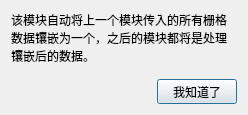
<?xml version="1.0" encoding="UTF-8"?>
<ui version="4.0">
 <class>ipfModelerMosaicDialog</class>
 <widget class="QDialog" name="ipfModelerMosaicDialog">
  <property name="geometry">
   <rect>
    <x>0</x>
    <y>0</y>
    <width>248</width>
    <height>115</height>
   </rect>
  </property>
  <property name="windowTitle">
   <string>镶嵌</string>
  </property>
  <layout class="QVBoxLayout" name="verticalLayout">
   <item>
    <widget class="QLabel" name="label">
     <property name="text">
      <string>该模块自动将上一个模块传入的所有栅格数据镶嵌为一个，之后的模块都将是处理镶嵌后的数据。</string>
     </property>
     <property name="wordWrap">
      <bool>true</bool>
     </property>
    </widget>
   </item>
   <item>
    <spacer name="verticalSpacer">
     <property name="orientation">
      <enum>Qt::Vertical</enum>
     </property>
     <property name="sizeHint" stdset="0">
      <size>
       <width>20</width>
       <height>15</height>
      </size>
     </property>
    </spacer>
   </item>
   <item>
    <layout class="QHBoxLayout" name="horizontalLayout">
     <item>
      <spacer name="horizontalSpacer">
       <property name="orientation">
        <enum>Qt::Horizontal</enum>
       </property>
       <property name="sizeHint" stdset="0">
        <size>
         <width>40</width>
         <height>20</height>
        </size>
       </property>
      </spacer>
     </item>
     <item>
      <widget class="QPushButton" name="pushButton">
       <property name="minimumSize">
        <size>
         <width>75</width>
         <height>25</height>
        </size>
       </property>
       <property name="text">
        <string>我知道了</string>
       </property>
      </widget>
     </item>
    </layout>
   </item>
  </layout>
 </widget>
 <layoutdefault spacing="6" margin="11"/>
 <resources/>
 <connections/>
</ui>
